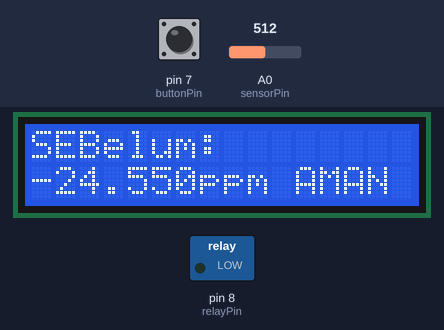
This sketch was run on a simulated Arduino Uno, built with avr-gcc and run on an emulated ATmega328P. On the bench: 16×2 character LCD, switched loads named in the sketch (green lamp = pin HIGH). The inputs (shaded band) are chosen by the test bench; at power-on: A0 (sensorPin) = 512, pin 7 (buttonPin) HIGH. What the sketch prints to the serial monitor is not drawn.

Above: at 3.2 s.
3.3 s: A0 (sensorPin) set to 725
At 5.1 s:
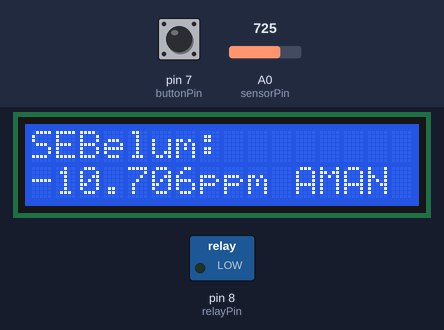
7.5 s: A0 (sensorPin) set to 751
At 8.9 s:
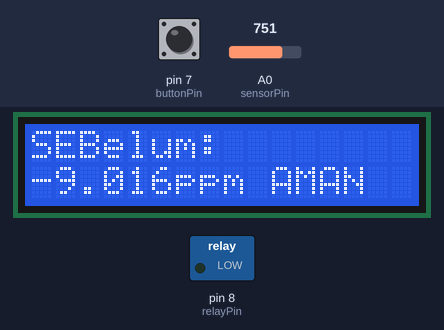
10.1 s: pin 7 (buttonPin) pulled LOW for 1 s
At 11.6 s:
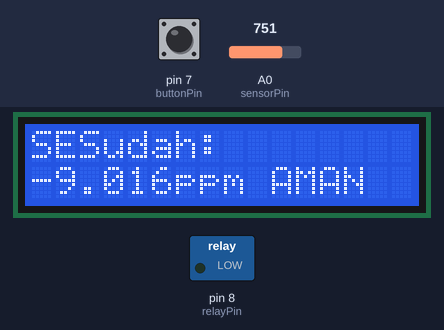
15.3 s: A0 (sensorPin) set to 879
At 16.5 s:
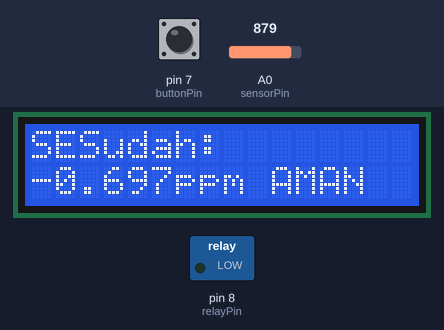
16.8 s: A0 (sensorPin) set to 910
At 17.9 s:
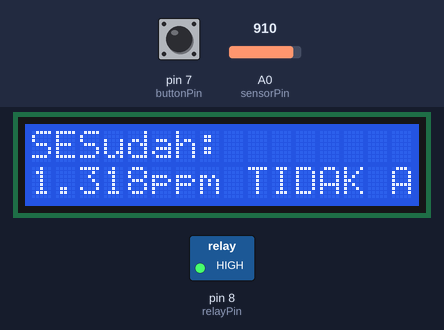
19.0 s: pin 7 (buttonPin) pulled LOW for 3.2 s
At 20.9 s:
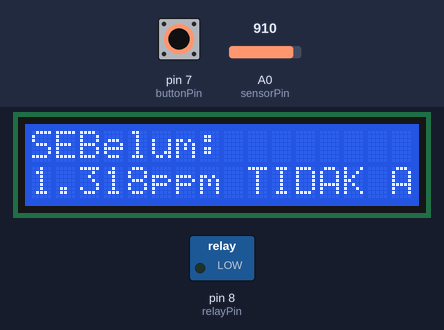
Timing chart, 0 to 22.9 s (numbered marks = the images above; inputs shaded):
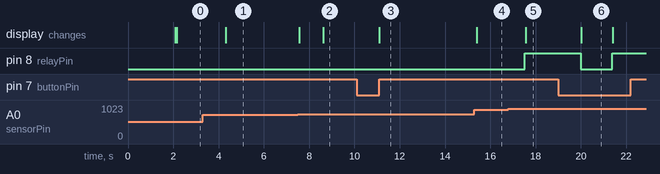

Measured:
- the behaviour switches between 894 and 895 on A0 (sensorPin) (found by bisection; images 4 and 5)
- after the input at 3.3 s, the display: changes after 1.0 s (image 1)
- after the input at 7.5 s, the display: first changes after 0.05 s (image 2 shows a later state)
- after the input at 10.1 s, the display: changes after 0.99 s (image 3)
- after the input at 15.3 s, the display: changes after 0.10 s (image 4)
- after the input at 16.8 s, pin 8 (relayPin): LOW → HIGH after 0.73 s; the display: changes after 0.76 s (image 5)
- after the input at 19.0 s, pin 8 (relayPin): HIGH → LOW after 0.99 s, → HIGH 1.4 s later; the display: changes after 1.0 s (image 6)

The sketch:

sketch_Keseluruhan.ino
```cpp
#include <Wire.h>
#include <LiquidCrystal_I2C.h>

// LCD
LiquidCrystal_I2C lcd(0x27, 16, 2);

// Pin
const int sensorPin = A0;
const int relayPin  = 8;
const int buttonPin = 7;

// Variabel
float tegangan = 0;
float konsentrasi = 0;
bool modeFiltrasi = false; // false = sebelum, true = sesudah

// Fungsi transfer (hasil penelitian)
float hitungKonsentrasi(float V) {
  return (V - 4.3486) / 0.0752;
}

void setup() {
  pinMode(relayPin, OUTPUT);
  pinMode(buttonPin, INPUT_PULLUP);

  digitalWrite(relayPin, LOW); // relay OFF

  lcd.init();
  lcd.backlight();
  Serial.begin(9600);

  lcd.setCursor(0,0);
  lcd.print("Sistem Siap...");
  delay(2000);
  lcd.clear();
}

void loop() {

  // ===== Tombol Mode =====
  if (digitalRead(buttonPin) == LOW) {
    modeFiltrasi = !modeFiltrasi;
    delay(300); // debounce
  }

  // ===== Pembacaan Sensor (rata-rata 10x) =====
  int total = 0;
  for (int i = 0; i < 10; i++) {
    total += analogRead(sensorPin);
    delay(5);
  }
  float adc = total / 10.0;

  // Konversi tegangan
  tegangan = adc * (5.0 / 1023.0);

  // Hitung konsentrasi
  konsentrasi = hitungKonsentrasi(tegangan);

  // ===== STATUS =====
  String status;
  if (konsentrasi <= 0.3) {
    status = "AMAN";
  } else {
    status = "TIDAK AMAN";
  }

  // ===== LOGIKA FILTRASI OTOMATIS =====
  if (modeFiltrasi == true) {
    if (konsentrasi > 0.3) {
      digitalWrite(relayPin, HIGH); // pompa ON
    } else {
      digitalWrite(relayPin, LOW);  // pompa OFF
    }
  } else {
    digitalWrite(relayPin, LOW); // sebelum filtrasi → pompa mati
  }

  // ===== SERIAL =====
  Serial.print("Mode: ");
  Serial.print(modeFiltrasi ? "SESUDAH" : "SEBELUM");
  Serial.print(" | V: ");
  Serial.print(tegangan, 4);
  Serial.print(" | C: ");
  Serial.print(konsentrasi, 3);
  Serial.print(" ppm | ");
  Serial.println(status);

  // ===== LCD =====
  lcd.clear();

  lcd.setCursor(0, 0);
  lcd.print(modeFiltrasi ? "SESudah:" : "SEBelum:");

  lcd.setCursor(0, 1);
  lcd.print(konsentrasi, 3);
  lcd.print("ppm ");
  lcd.print(status);

  delay(1000);
}
```
